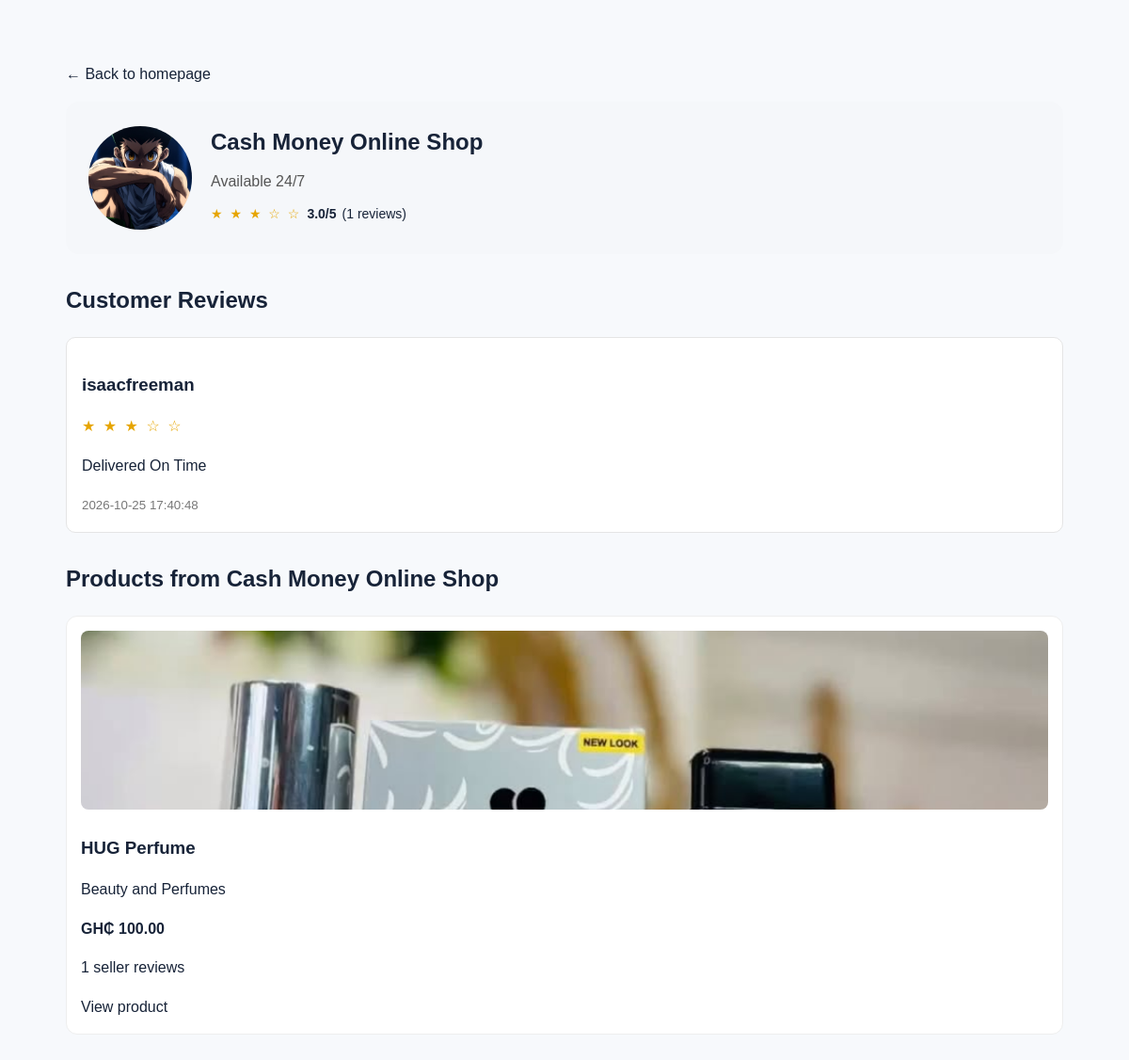
The app's page /seller/5, older data.
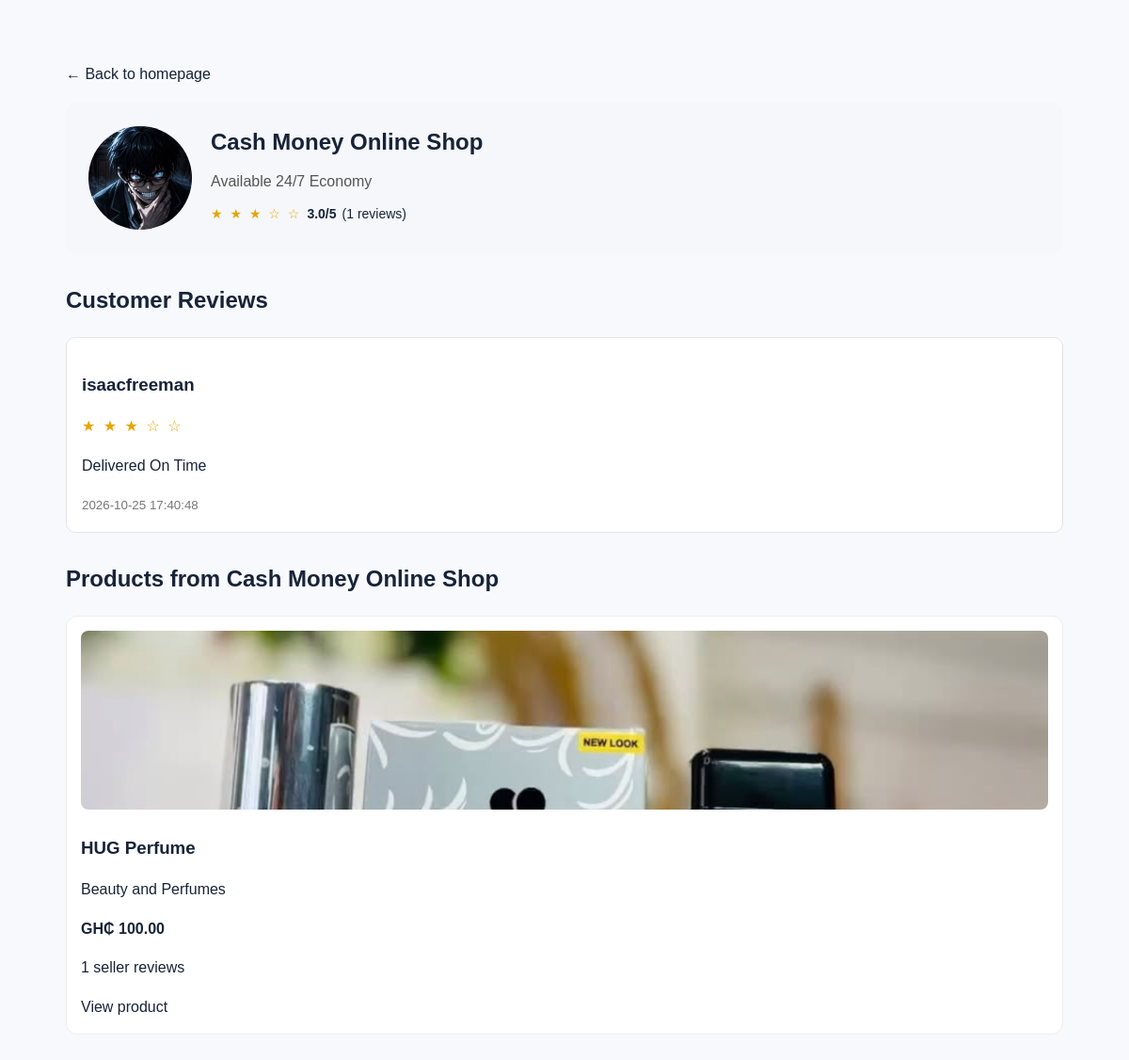
The same page, newer data.
### tables this page shows
CREATE TABLE users (
            id INTEGER PRIMARY KEY AUTOINCREMENT,
            name TEXT NOT NULL,
            email TEXT NOT NULL UNIQUE,
            password_hash TEXT NOT NULL,
            role TEXT NOT NULL CHECK(role IN ('buyer', 'seller')),
            created_at TIMESTAMP DEFAULT CURRENT_TIMESTAMP
        , profile_image TEXT, shop_description TEXT);

### app.py (the view)
@app.route("/seller/<int:seller_id>")
def seller_profile(seller_id):
    connection = get_db_connection()
    try:
        seller = connection.execute("""
            SELECT
                id,
                name,
                profile_image,
                shop_description,
                created_at
            FROM users
            WHERE id = ?
              AND role = 'seller'
        """, (seller_id,)).fetchone()
        if seller is None:
            abort(404)
        products = connection.execute("""
            SELECT
                p.*,
                (
                    SELECT AVG(sr.rating)
                    FROM seller_reviews AS sr
                    WHERE sr.seller_id = p.seller_id
                ) AS seller_average_rating,
                (
                    SELECT COUNT(sr.id)
                    FROM seller_reviews AS sr
                    WHERE sr.seller_id = p.seller_id
                ) AS seller_review_count
            FROM products AS p
            WHERE p.seller_id = ?
              AND p.quantity > 0
            ORDER BY p.created_at DESC, p.id DESC
        """, (seller_id,)).fetchall()
        rating = connection.execute("""
            SELECT
                AVG(rating) AS average_rating,
                COUNT(*) AS review_count
            FROM seller_reviews
            WHERE seller_id = ?
        """, (seller_id,)).fetchone()
        reviews = connection.execute("""
            SELECT
                sr.rating,
                sr.comment,
                sr.created_at,
                buyer.name AS buyer_name
            FROM seller_reviews AS sr
            JOIN users AS buyer
                ON buyer.id = sr.buyer_id
            WHERE sr.seller_id = ?
            ORDER BY sr.created_at DESC, sr.id DESC
        """, (seller_id,)).fetchall()
    finally:
        connection.close()
    return render_template(
        "seller_profile.html",
        seller=seller,
        products=products,
        average_rating=rating["average_rating"],
        review_count=rating["review_count"],
        reviews=reviews
    )

### app.py (called while the page is built)
def get_db_connection():
    connection = sqlite3.connect(DATABASE)
    connection.row_factory = sqlite3.Row
    return connection

### templates/seller_profile.html (shortened to what the changed rows need)
<!DOCTYPE html>
<html lang="en">
<head>
    <link rel="stylesheet"
          href="{{ url_for('static', filename='style.css') }}">
</head>
<body>
    <main class="seller-profile">
        <p>
            <a href="{{ url_for('home') }}">← Back to homepage</a>
        </p>
        <section class="seller-header">
            {% if seller['profile_image'] %}
               <img
    class="seller-avatar"
    src="{{ url_for('static', filename=seller['profile_image']) }}"
    alt="{{ seller['name'] }} profile picture"
>
            {% else %}
                <img
    class="seller-avatar"
    src="{{ url_for('static', filename='images/default-profile.png') }}"
    alt="{{ seller['name'] }} profile picture"
>
            {% endif %}
            <div class="seller-info">
                <h1>{{ seller['name'] }}</h1>
                <p class="seller-description">
                    {{ seller['shop_description'] or
                       'Welcome to my shop on Cash Online Store!' }}
                </p>
                <div class="seller-rating">
                    {% if review_count > 0 %}
                        <span class="rating-stars">
                        </span>
                        <strong>
                        </strong>
                        <span>({{ review_count }} reviews)</span>
                    {% else %}
                        <span>No ratings yet</span>
                    {% endif %}
                </div>
            </div>
        </section>
        <section class="customer-reviews">
    <h2>Customer Reviews</h2>
    {% if reviews %}
        {% for review in reviews %}
            <article class="review-card">
            </article>
        {% endfor %}
    {% else %}
        <p>This seller has not received any customer reviews yet.</p>
    {% endif %}
</section>
        <h2>Products from {{ seller['name'] }}</h2>
        {% if products %}
            <section class="product-grid">
                {% for product in products %}
                    <article class="product-card">
                    </article>
                {% endfor %}
            </section>
        {% else %}
            <p>This seller has no available products at the moment.</p>
        {% endif %}
    </main>
</body>
</html>

Row changes from the older to the newer data that the page shows:
changed users "Cash Money Online Shop": profile_image: a different picture; shop_description "Available 24/7" → "Available 24/7 Economy"
